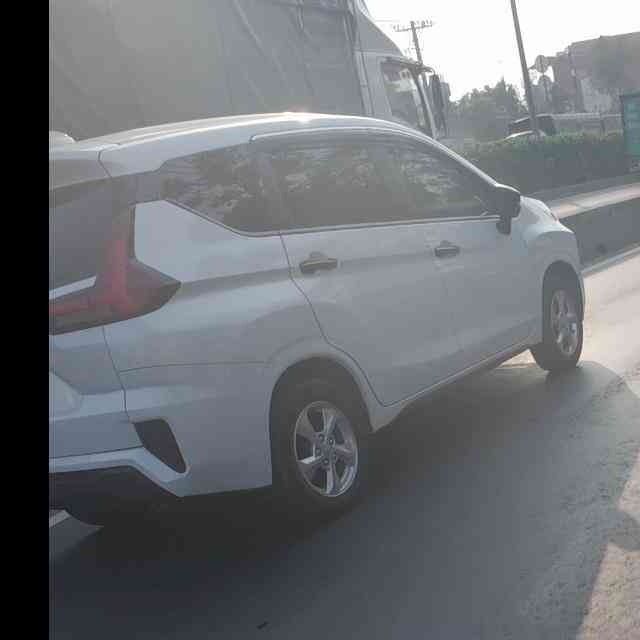
#> input picture datasets/corrupted/jpeg_compression/level_1/images/-annguyen3528_110_jpg.rf.25f2112faeca2f06880a6a0e77a29883.jpg, 640 x 640 px
$ python -i corruptions.py   (imports and definitions only)
#> lines starting #> are read from the running program, lines starting #| are printed output that depends on the picture
#> further down, picture is the input picture: shape (640, 640, 3); mean B, G, R 117.9, 113.6, 110.8
"""Robustness Evaluation & Synthetic Perturbations Module.

Provides 4 corruption groups across 10 realistic scenarios with 3 severity levels:
1. Lighting & Optics: low_light, overexposure, uneven_shadows
2. Blur & Motion: motion_blur, defocus_blur
3. Environment & Transmission: rain_streaks, sensor_noise, jpeg_compression
4. Geometry & Physical: perspective_tilt (with BBox re-projection), partial_occlusion

Author: Hy (Perturbation Engineer) - Phase 6
"""

from __future__ import annotations

import argparse
import copy
import json
import math
import os
from pathlib import Path
from typing import Any, Dict, List, Optional, Tuple, Union

import cv2
import numpy as np

# ---------------------------------------------------------------------------
# Constants & Metadata
# ---------------------------------------------------------------------------

SCENARIOS_BY_GROUP = {
    "lighting": ["low_light", "overexposure", "uneven_shadows"],
    "blur": ["motion_blur", "defocus_blur"],
    "weather_transmission": ["rain_streaks", "sensor_noise", "jpeg_compression"],
    "geometry_physical": ["perspective_tilt", "partial_occlusion"],
}

ALL_SCENARIOS = [
    scenario for scenarios in SCENARIOS_BY_GROUP.values() for scenario in scenarios
]

SEVERITY_LEVELS = [1, 2, 3]


def _get_rng(seed: Optional[int] = None) -> np.random.RandomState:
    """Return a deterministic RandomState if seed is provided, else unseeded."""
    return np.random.RandomState(seed)


# ---------------------------------------------------------------------------
# Group 1: Lighting & Optical Corruptions
# ---------------------------------------------------------------------------


def apply_low_light(
    image: np.ndarray,
    severity: int = 1,
    seed: Optional[int] = None,
) -> np.ndarray:
    """Simulate low-light / night conditions via HSV value scaling and gamma reduction.

    Level 1: Mild darkness (V * 0.70, gamma 0.85)
    Level 2: Underground parking / dusk (V * 0.45, gamma 0.65)
    Level 3: Deep night / poorly lit street (V * 0.25, gamma 0.40)
    """
#> called with severity = 1
    params = {
        1: (0.70, 0.85),
        2: (0.45, 0.65),
        3: (0.25, 0.40),
    }
    v_scale, gamma = params.get(severity, params[1])

    hsv = cv2.cvtColor(image, cv2.COLOR_BGR2HSV).astype(np.float32)
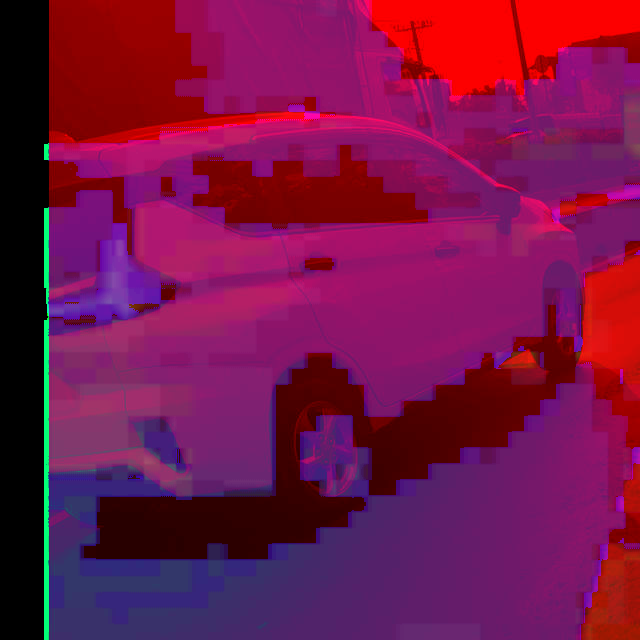
#> hsv: shape (640, 640, 3) float32; mean B, G, R 72.9, 19.3, 118.5
    hsv[:, :, 2] = np.clip(hsv[:, :, 2] * v_scale, 0, 255)
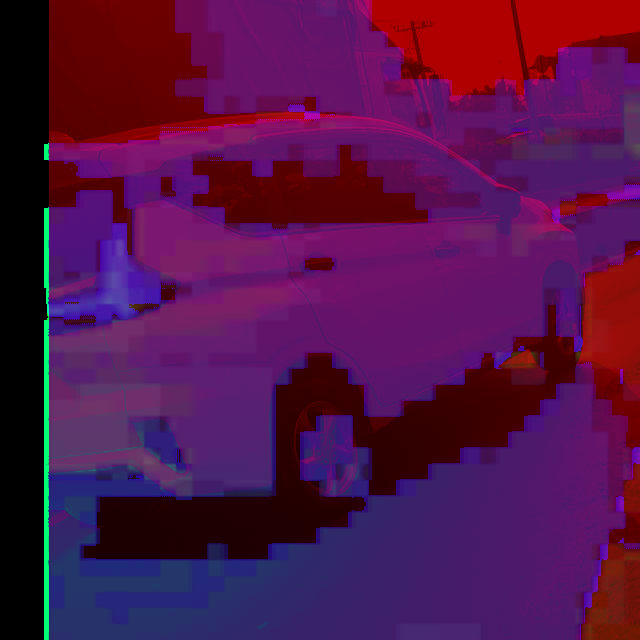
#> hsv: shape (640, 640, 3) float32; mean B, G, R 72.9, 19.3, 82.9
    bgr = cv2.cvtColor(hsv.astype(np.uint8), cv2.COLOR_HSV2BGR)
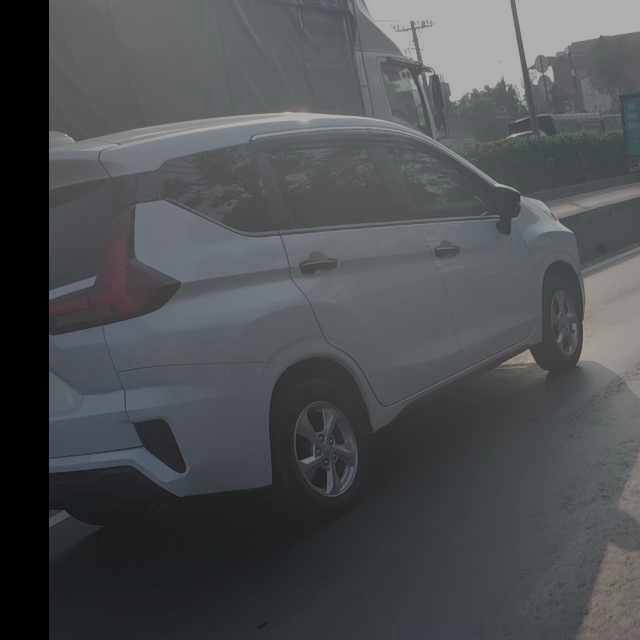
#> bgr: shape (640, 640, 3); mean B, G, R 82, 78.7, 76.8

    # Gamma correction table
    inv_gamma = 1.0 / max(gamma, 1e-4)
    lut = np.array([((i / 255.0) ** inv_gamma) * 255 for i in range(256)]).astype(
        np.uint8
    )
    return cv2.LUT(bgr, lut)


# [551 lines left out: functions apply_overexposure, apply_uneven_shadows, apply_motion_blur, apply_defocus_blur, apply_rain_streaks, apply_sensor_noise and 7 more, not called in this run]


# ---------------------------------------------------------------------------
# Batch Generator & CLI Pipeline
# ---------------------------------------------------------------------------


class CorruptionBatchGenerator:
    """Manages batch generation of corrupted datasets from clean baseline."""

    # [297 lines left out: functions __init__, generate, parse_args, main, not called in this run]


# [2 lines not run here, left out]

>>> import cv2
>>> picture = cv2.imread('../datasets/corrupted/jpeg_compression/level_1/images/-annguyen3528_110_jpg.rf.25f2112faeca2f06880a6a0e77a29883.jpg')
>>> result = apply_low_light(picture)

$ run again, on datasets/corrupted/jpeg_compression/level_1/images/-annguyen3528_3212_jpg.rf.b33a45e6d379cf2314a939c731adf936.jpg
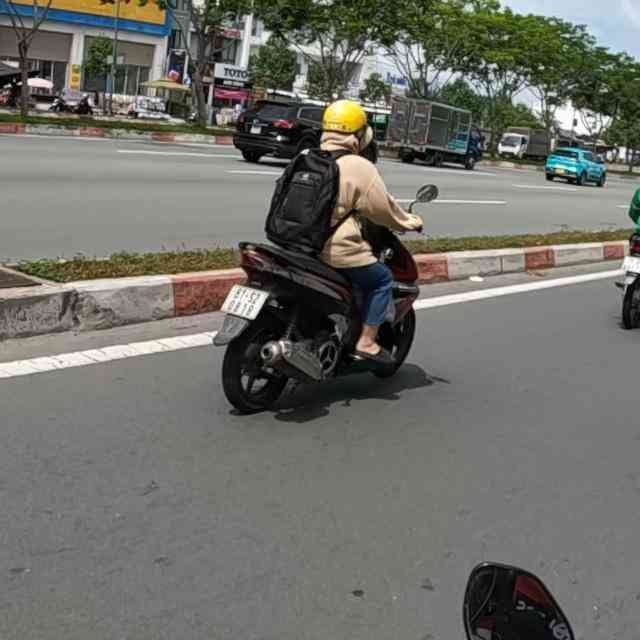
#> input picture datasets/corrupted/jpeg_compression/level_1/images/-annguyen3528_3212_jpg.rf.b33a45e6d379cf2314a939c731adf936.jpg, 640 x 640 px
#> picture is the input picture: shape (640, 640, 3); mean B, G, R 105.1, 111.1, 111.4
#> in apply_low_light, `hsv[:, :, 2] = np.clip(hsv[:, :, 2] * v_scale, 0, 255)`:
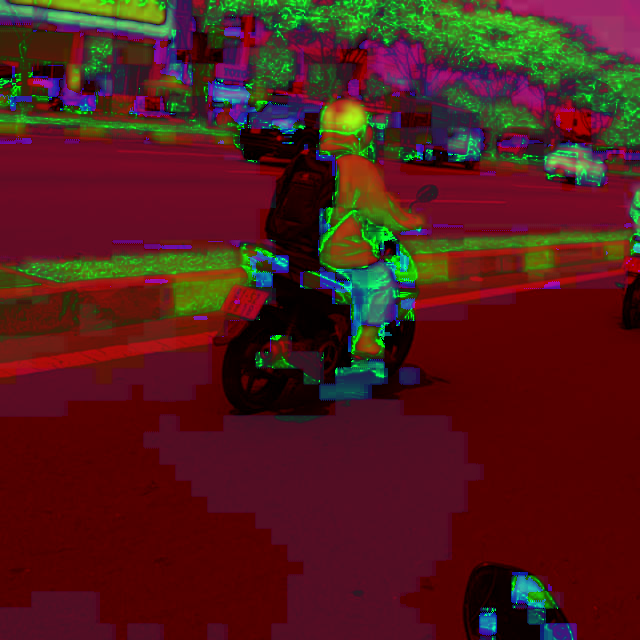
#> hsv: shape (640, 640, 3) float32; mean B, G, R 27.1, 29.3, 80
#> in apply_low_light, `bgr = cv2.cvtColor(hsv.astype(np.uint8), cv2.COLOR_HSV2BGR)`:
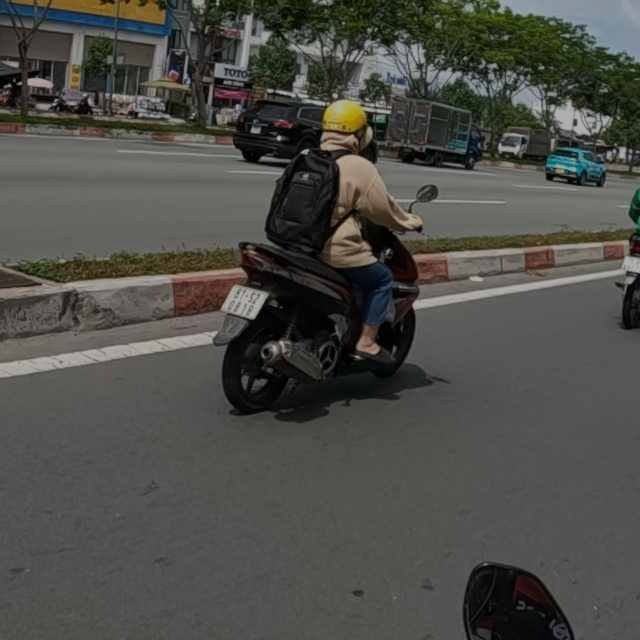
#> bgr: shape (640, 640, 3); mean B, G, R 72.8, 77.2, 77.4

$ run again, on datasets/corrupted/jpeg_compression/level_1/images/-annguyen3528_7502_jpg.rf.348914d66fa95f00c9afd4a46c2d6e1f.jpg
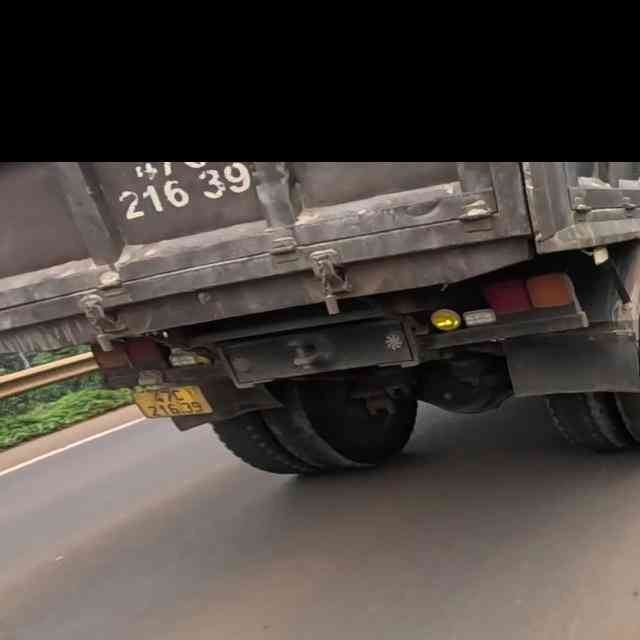
#> input picture datasets/corrupted/jpeg_compression/level_1/images/-annguyen3528_7502_jpg.rf.348914d66fa95f00c9afd4a46c2d6e1f.jpg, 640 x 640 px
#> picture is the input picture: shape (640, 640, 3); mean B, G, R 63.2, 67.5, 74.6
#> in apply_low_light, `hsv[:, :, 2] = np.clip(hsv[:, :, 2] * v_scale, 0, 255)`:
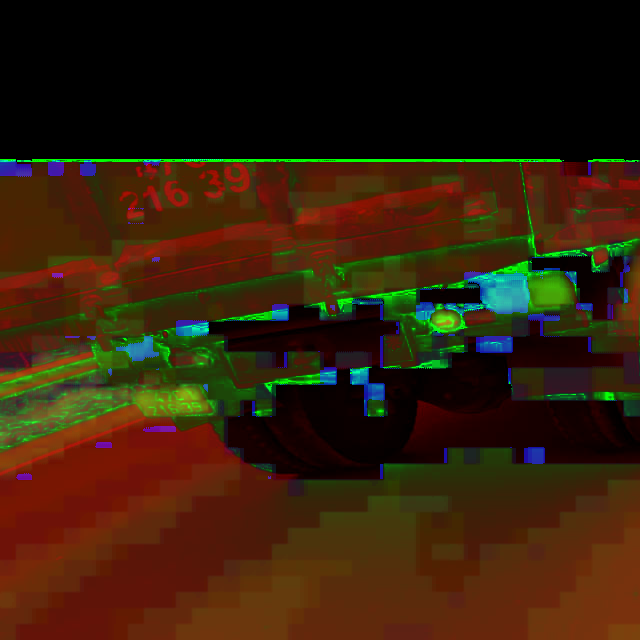
#> hsv: shape (640, 640, 3) float32; mean B, G, R 10.4, 31, 52.4
#> in apply_low_light, `bgr = cv2.cvtColor(hsv.astype(np.uint8), cv2.COLOR_HSV2BGR)`:
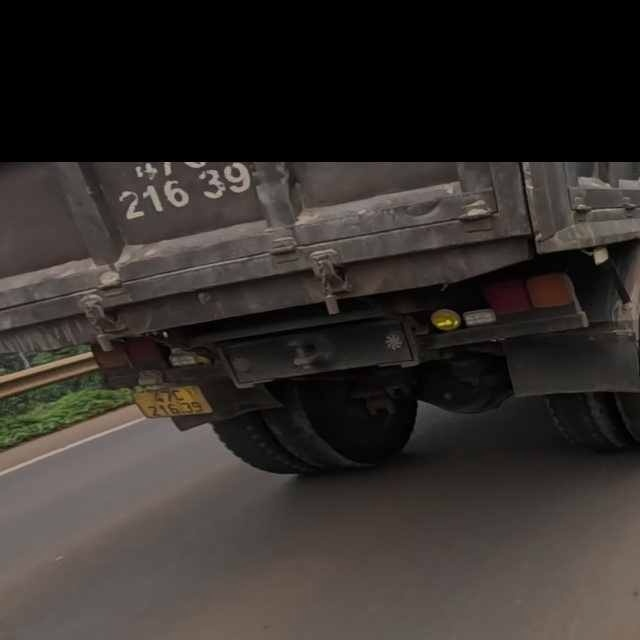
#> bgr: shape (640, 640, 3); mean B, G, R 43.6, 46.6, 51.8

$ run again, on datasets/corrupted/jpeg_compression/level_1/images/-annguyen3528_8173_jpg.rf.8a4c779d3fed558c53c8a4c4ee8194a1.jpg
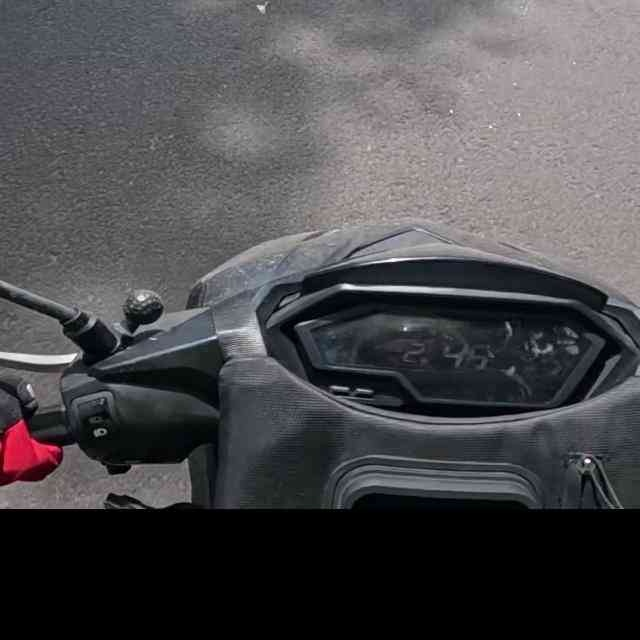
#> input picture datasets/corrupted/jpeg_compression/level_1/images/-annguyen3528_8173_jpg.rf.8a4c779d3fed558c53c8a4c4ee8194a1.jpg, 640 x 640 px
#> picture is the input picture: shape (640, 640, 3); mean B, G, R 77.1, 74.5, 75.5
#> in apply_low_light, `hsv[:, :, 2] = np.clip(hsv[:, :, 2] * v_scale, 0, 255)`:
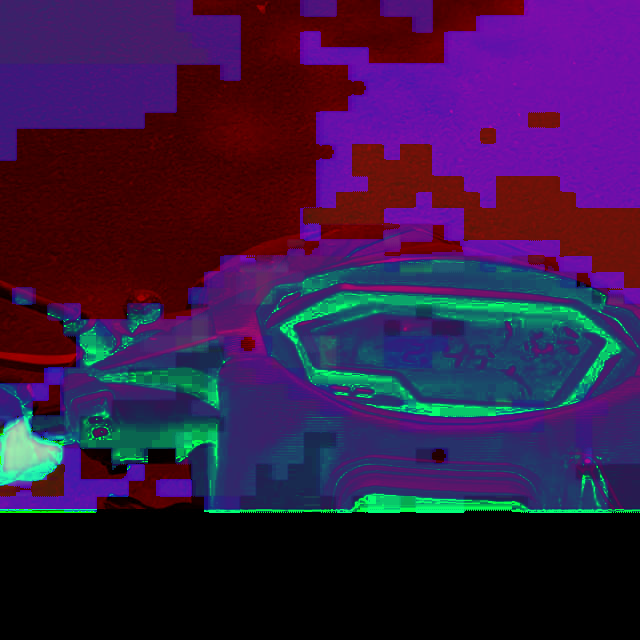
#> hsv: shape (640, 640, 3) float32; mean B, G, R 68.3, 26.9, 55.5
#> in apply_low_light, `bgr = cv2.cvtColor(hsv.astype(np.uint8), cv2.COLOR_HSV2BGR)`:
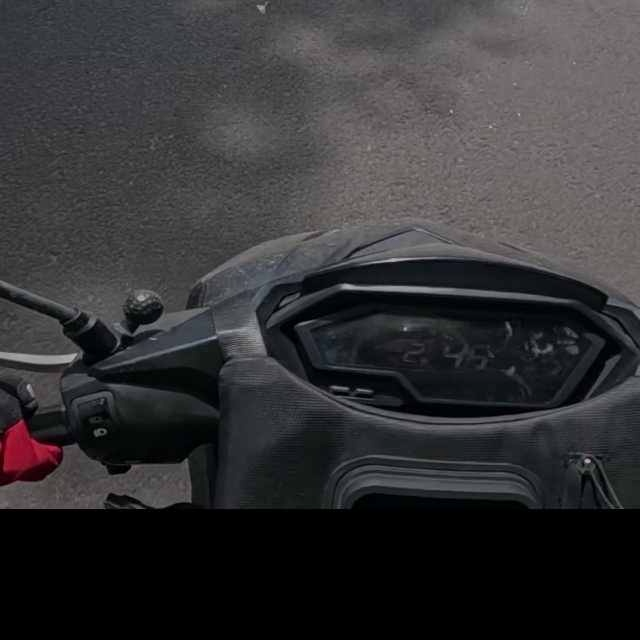
#> bgr: shape (640, 640, 3); mean B, G, R 53.5, 51.5, 52.3
